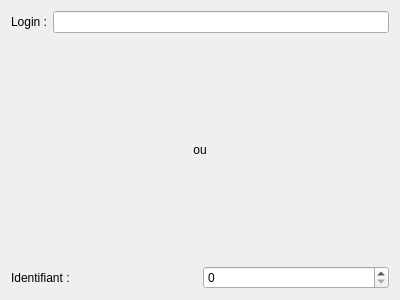
<?xml version="1.0" encoding="UTF-8"?>
<ui version="4.0">
 <class>WizardPageLoginIden</class>
 <widget class="QWizardPage" name="WizardPageLoginIden">
  <property name="geometry">
   <rect>
    <x>0</x>
    <y>0</y>
    <width>400</width>
    <height>300</height>
   </rect>
  </property>
  <property name="windowTitle">
   <string>WizardPage</string>
  </property>
  <layout class="QVBoxLayout" name="verticalLayout">
   <item>
    <layout class="QHBoxLayout" name="horizontalLayout">
     <item>
      <widget class="QLabel" name="loginLabel">
       <property name="text">
        <string>Login :</string>
       </property>
      </widget>
     </item>
     <item>
      <widget class="QLineEdit" name="loginLineEdit">
       <property name="maxLength">
        <number>8</number>
       </property>
      </widget>
     </item>
    </layout>
   </item>
   <item>
    <widget class="QLabel" name="label">
     <property name="text">
      <string>ou</string>
     </property>
     <property name="alignment">
      <set>Qt::AlignCenter</set>
     </property>
    </widget>
   </item>
   <item>
    <layout class="QHBoxLayout" name="horizontalLayout_2">
     <item>
      <widget class="QLabel" name="identifiantLabel">
       <property name="text">
        <string>Identifiant :</string>
       </property>
      </widget>
     </item>
     <item>
      <widget class="QSpinBox" name="identifiantSpinBox"/>
     </item>
    </layout>
   </item>
  </layout>
 </widget>
 <resources/>
 <connections/>
</ui>
